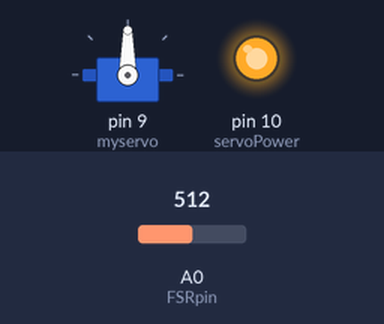
Simulated run of this sketch. Board: Arduino Uno, built with avr-gcc and run on an emulated ATmega328P. Parts: servo, output pins drawn as LEDs (lit = HIGH). The test bench sets the inputs (shaded band); at power-on: A0 (FSRpin) = 512.

Above: at 1.2 s.
1.3 s: A0 (FSRpin) set to 716
At 2.5 s:
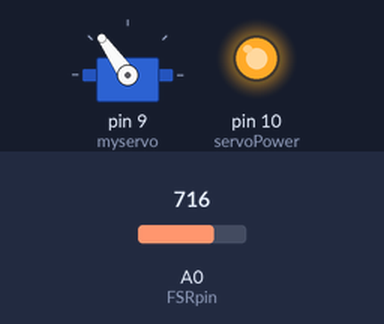
2.8 s: A0 (FSRpin) set to 900
At 3.7 s:
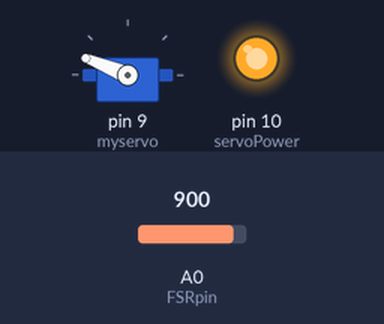
4.3 s: A0 (FSRpin) set to 1023
At 4.9 s:
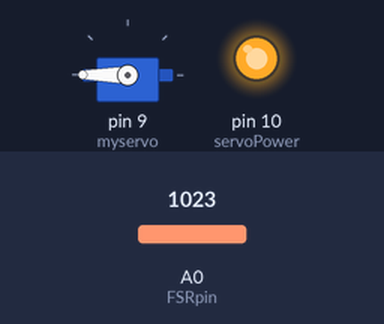
5.8 s: A0 (FSRpin) set to 306
At 7.2 s:
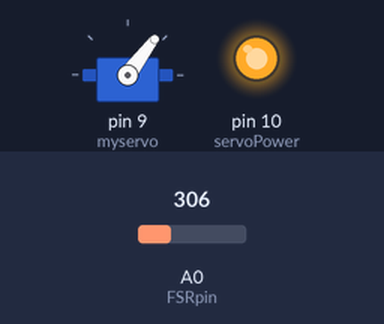
Timing chart, 0 to 8.3 s (numbered marks = the images above; inputs shaded):
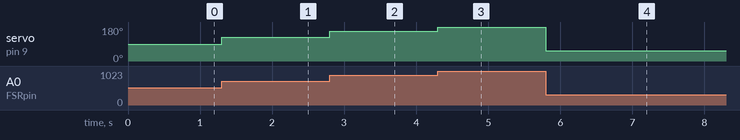

Measured:
- after the input at 1.3 s, servo on pin 9 (myservo): 90° → 125° at once
- after the input at 2.8 s, servo on pin 9 (myservo): 125° → 158° at once
- after the input at 4.3 s, servo on pin 9 (myservo): 158° → 180° at once
- after the input at 5.8 s, servo on pin 9 (myservo): 180° → 53° at once

The sketch:

FSRServoControl.ino
```cpp
// REFERENCE: https://learn.adafruit.com/force-sensitive-resistor-fsr/using-an-fsr
#include <Servo.h>

int FSRpin = 0, fsrAvg = 0;
int servoPower = 10;
Servo myservo;  // create servo object to control a servo
int servoPos = 0, fsrValue = 0, counter = 0;

void setup() {
  myservo.attach(9);  // attaches the servo on pin 9 to the servo object
  fsrAvg = analogRead(FSRpin);
  pinMode(servoPower,OUTPUT);
  digitalWrite(servoPower, HIGH);
}

void loop()
{
  fsrValue = analogRead(FSRpin);
  fsrAvg = fsrValue;// + fsrAvg) / 2;
//  if (counter > 10)
//  {
    //servoPos = servoMapper(fsrAvg);
    servoPos = map(fsrAvg,0,1023,0,180);
    Serial.println(servoPos);
    if (servoPos > 30)
      myservo.write(servoPos);
    counter = -1;
 // }
  counter ++;
}
//
//int servoMapper(int fsrAvg)
//{
//  if (fsrAvg > 0 & fsrAvg < 114)
//    return 20;
//
//  if (fsrAvg > 115 & fsrAvg <= 228)
//    return 40;
//
//  if (fsrAvg > 229 & fsrAvg <= 341)
//    return 60;
//
//  if (fsrAvg > 342 & fsrAvg <= 455)
//    return 80;
//
//  if (fsrAvg > 456 & fsrAvg <= 568)
//    return 100;
//
//  if (fsrAvg > 569 & fsrAvg <= 683)
//    return 120;
//
//  if (fsrAvg > 684 & fsrAvg <= 796)
//    return 140;
//
//  if (fsrAvg > 797 & fsrAvg <= 910)
//    return 160;
//
//  if (fsrAvg > 911 & fsrAvg <= 1023)
//    return 179;
//}
```
